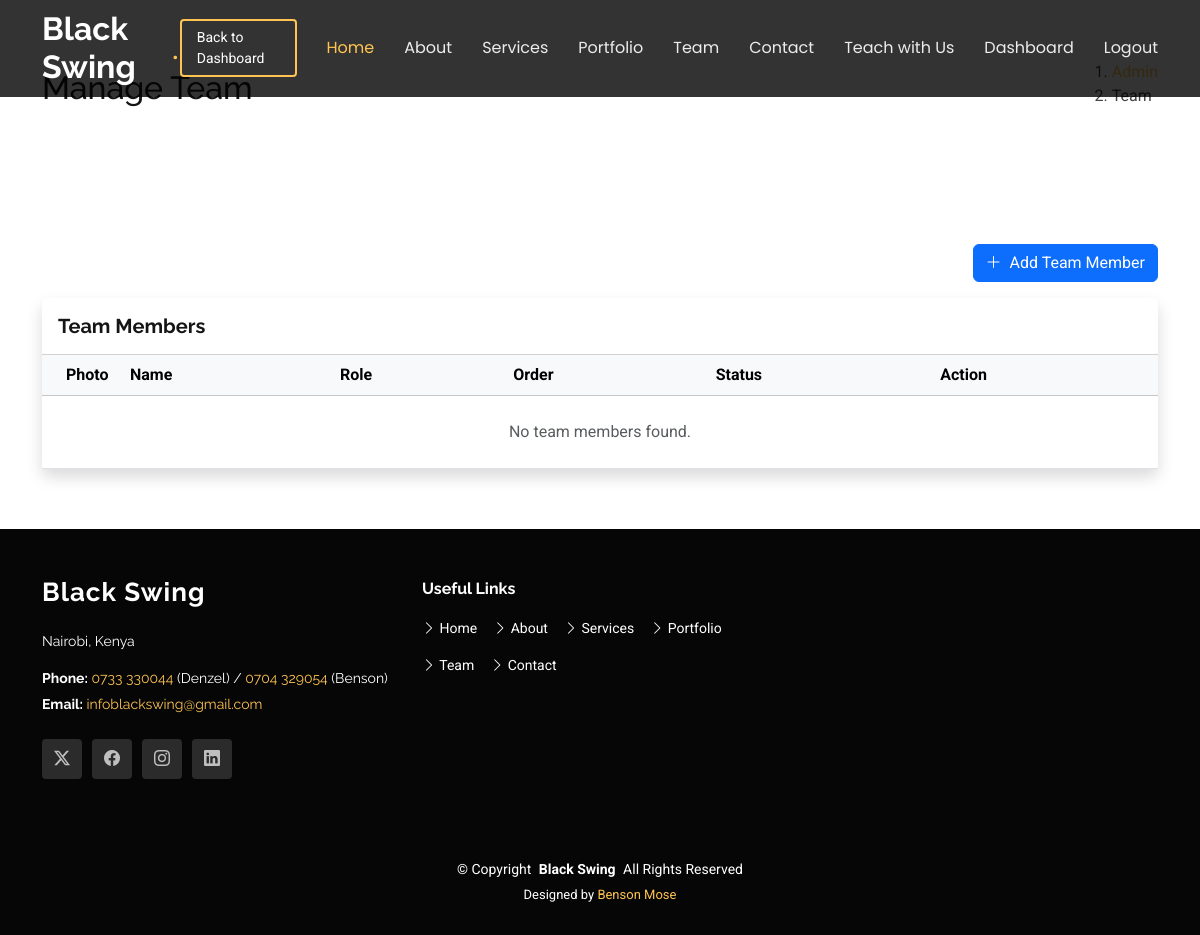
The app's page /dashboard/admin/team/ (signed in), older data.
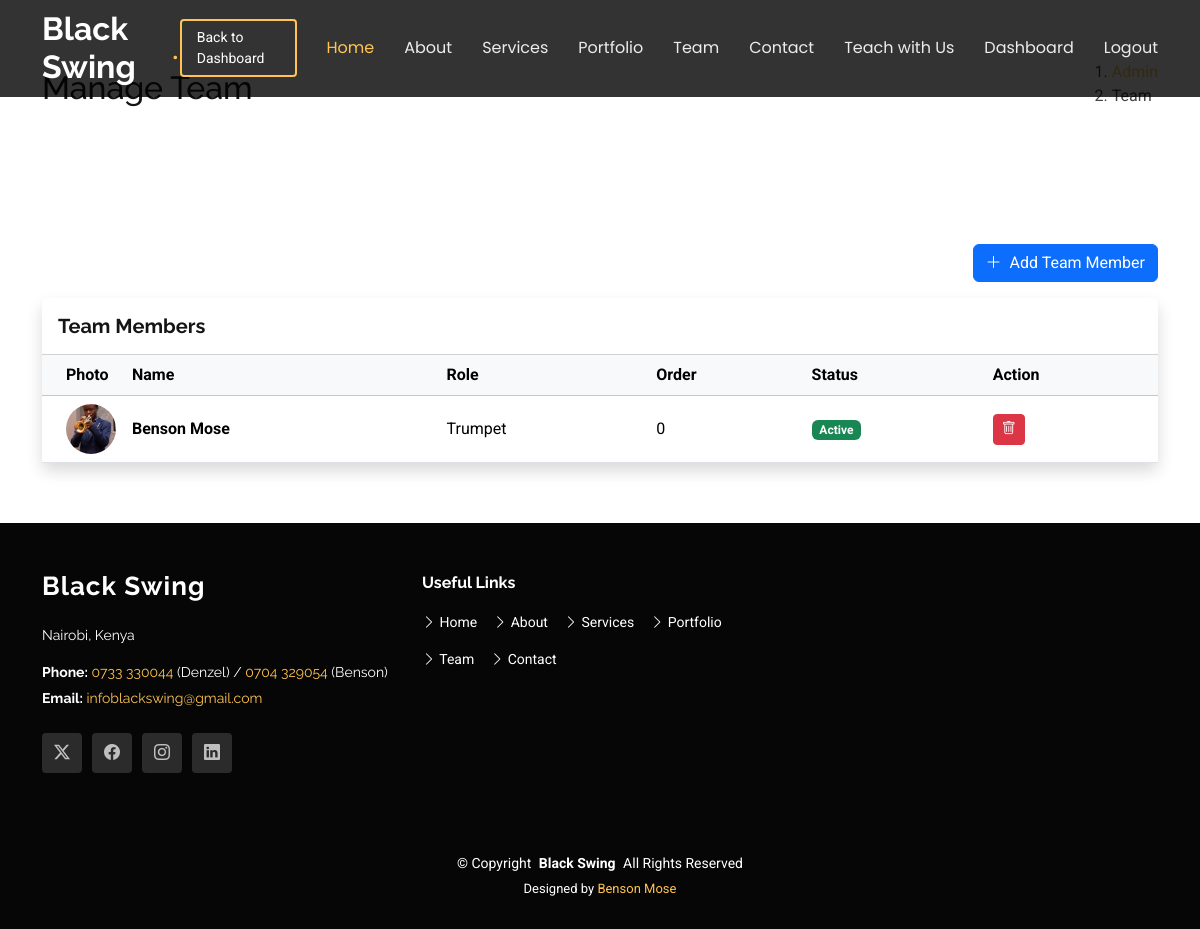
The same page, newer data.
### portfolio/models.py (models this page shows, shortened)
class TeamMember(models.Model):
    ROLE_CHOICES = [
        ('clarinet', 'Clarinet'),
        ('trumpet', 'Trumpet'),
        ('saxophone', 'Saxophone'),
        ('piano', 'Piano/Guitar'),
        ('bass', 'Bass Guitar'),
        ('drums', 'Drums'),
        ('vocals', 'Vocals'),
        ('other', 'Other'),
    ]
    name = models.CharField(max_length=100)
    role = models.CharField(max_length=50, choices=ROLE_CHOICES)
    bio = models.TextField(blank=True, help_text="Brief bio or description")
    image = models.ImageField(upload_to='team_images/', blank=True, null=True)
    order = models.IntegerField(default=0, help_text="Display order (lower numbers first)")
    is_active = models.BooleanField(default=True)
    created_at = models.DateTimeField(auto_now_add=True)
    class Meta:
        ordering = ['order', 'name']

### dashboard/views.py (the view)
# urls.py: path('admin/team/', views.manage_team, name='manage_team'),
@login_required
def manage_team(request):
    if not request.user.is_superuser:
        return redirect('dashboard_redirect')
    members = TeamMember.objects.all().order_by('order', 'name')
    return render(request, 'dashboard/manage_team.html', {'members': members})

### core/context_processors.py (called while the page is built)
def unread_messages_count(request):
    if request.user.is_authenticated and request.user.is_superuser:
        messages_count = ContactMessage.objects.filter(is_read=False).count()
        bookings_count = ServiceBooking.objects.filter(is_read=False).count()
        return {'unread_messages_count': messages_count + bookings_count}
    return {}

### templates/dashboard/manage_team.html
{% extends 'base.html' %}
{% load static %}
{% block content %}
<section class="breadcrumbs">
    <div class="container">
        <div class="d-flex justify-content-between align-items-center">
            <h2>Manage Team</h2>
            <ol>
                <li><a href="{% url 'admin_dashboard' %}">Admin</a></li>
                <li>Team</li>
            </ol>
        </div>
    </div>
</section>
<section class="inner-page">
    <div class="container">
        <div class="d-flex justify-content-end mb-3">
            <a href="{% url 'add_team_member' %}" class="btn btn-primary"><i class="bi bi-plus-lg me-1"></i> Add Team
                Member</a>
        </div>
        <div class="card shadow border-0">
            <div class="card-header bg-white py-3">
                <h5 class="mb-0 fw-bold">Team Members</h5>
            </div>
            <div class="card-body p-0">
                <div class="table-responsive">
                    <table class="table table-hover align-middle mb-0">
                        <thead class="table-light">
                            <tr>
                                <th class="ps-4" style="width: 80px;">Photo</th>
                                <th>Name</th>
                                <th>Role</th>
                                <th>Order</th>
                                <th>Status</th>
                                <th>Action</th>
                            </tr>
                        </thead>
                        <tbody>
                            {% for member in members %}
                            <tr>
                                <td class="ps-4">
                                    {% if member.image %}
                                    <img src="{{ member.image.url }}" class="rounded-circle" width="50" height="50"
                                        style="object-fit: cover;">
                                    {% else %}
                                    <div class="bg-secondary text-white rounded-circle d-flex align-items-center justify-content-center"
                                        style="width: 50px; height: 50px;">{{ member.name|first }}</div>
                                    {% endif %}
                                </td>
                                <td class="fw-bold">{{ member.name }}</td>
                                <td>{{ member.get_role_display }}</td>
                                <td>{{ member.order }}</td>
                                <td>
                                    {% if member.is_active %}
                                    <span class="badge bg-success">Active</span>
                                    {% else %}
                                    <span class="badge bg-secondary">Hidden</span>
                                    {% endif %}
                                </td>
                                <td>
                                    <a href="{% url 'delete_team_member' member.id %}" class="btn btn-sm btn-danger"
                                        onclick="return confirm('Are you sure you want to delete this team member?')"
                                        title="Delete">
                                        <i class="bi bi-trash"></i>
                                    </a>
                                </td>
                            </tr>
                            {% empty %}
                            <tr>
                                <td colspan="6" class="text-center py-4 text-muted">No team members found.</td>
                            </tr>
                            {% endfor %}
                        </tbody>
                    </table>
                </div>
            </div>
        </div>
    </div>
</section>
{% endblock %}

Row changes from the older to the newer data that the page shows:
added TeamMember: image (picture), name "Benson Mose", role "Trumpet", order "0", is_active "Active"
Text that changed along with them:
text no longer shown: "No team members found."
